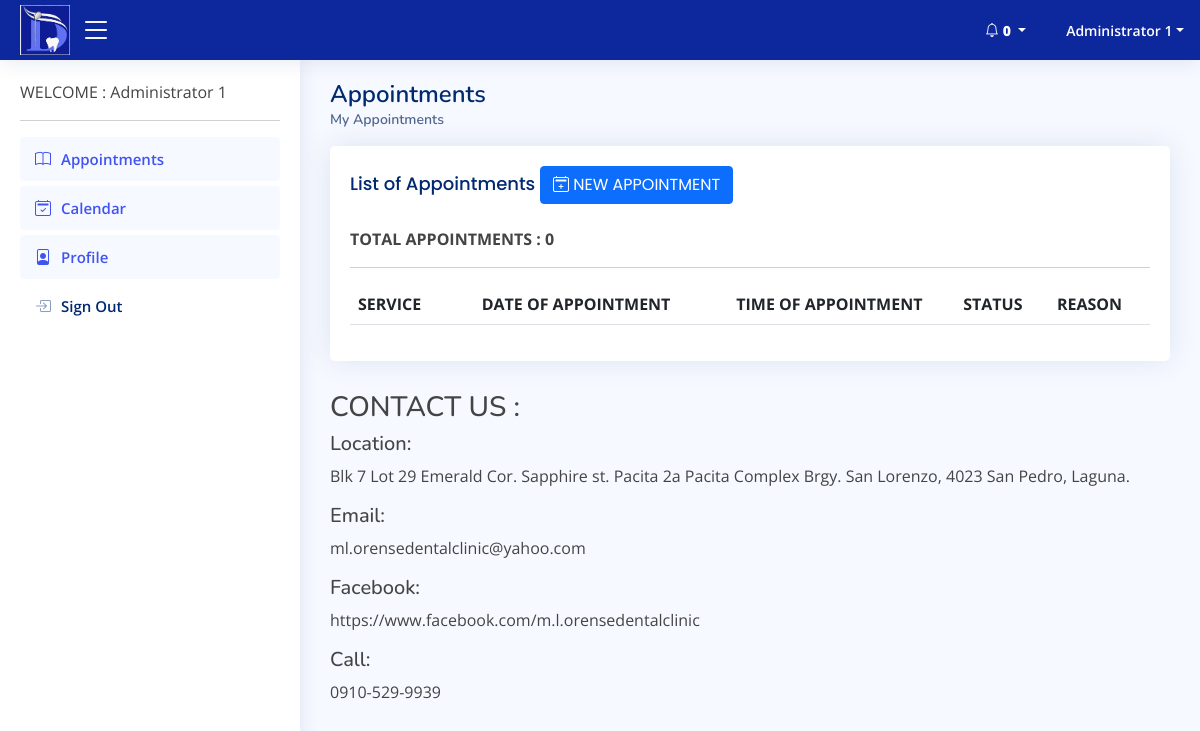
The page /user/index.php (signed in) on the database its author committed.
### tables this page shows
CREATE TABLE `tbl_about` (
  `about_id` int(12) NOT NULL,
  `page` varchar(32) NOT NULL,
  `content` text NOT NULL
);

### controller/user-appointments.php (called while the page is built, shortened)
<?php
include('database.php');
$user = $_SESSION['id'];
$tbl_appointments = $mysqli->query("SELECT a.* ,b.firstname , b.lastname , c.service FROM tbl_appointments a
									LEFT JOIN tbl_signup b on b.id = a.user_id
									LEFT JOIN tbl_offer c on a.service_id = c.id
									where a.user_id = '$user'");

### user/index.php (the view, shortened to what this page needs)
<?php include('header.php'); include('nav.php'); include('../controller/user-appointments.php');?>
  <main id="main" class="main">
    <div class="pagetitle">
      <h1>Appointments</h1>
      <nav>
        <ol class="breadcrumb">
          <li class="breadcrumb-item active">My Appointments</li>
        </ol>
      </nav>
    </div>
    <section class="section">
      <div class="row">
        <div class="col-lg-12">
          <div class="card">
            <div class="card-body">
			<h5 class="card-title">List of Appointments
				<?php
					$check_balance  = $mysqli->query("SELECT * FROM tbl_signup where is_balance = '1' and id = '$user'");
					$balance        = $check_balance->fetch_assoc();
					if($balance['is_balance']==0){
				?>
					<button class="btn btn-primary" data-bs-toggle="modal" data-bs-target="#addappointment">  <i class="bi bi-calendar2-plus"></i> NEW APPOINTMENT </button>
				<?php }  else {?>
				<small style="color:red">(Please Pay Balance before to set new appointments)</small>
				<?php } ?>
			</h5>
			 <?php
			  $count = $tbl_appointments->num_rows;
			  ?>
			  <b>TOTAL APPOINTMENTS : <?php echo $count;?></b>
			  <hr>
              <table class="table datatable">
                <thead>
                  <tr>
                    <th scope="col"> SERVICE</th>
                    <th scope="col"  class="text-center"> DATE OF APPOINTMENT</th>
                    <th scope="col"  class="text-center"> TIME OF APPOINTMENT</th>
                    <th scope="col"> STATUS </th>
                    <th scope="col"> REASON </th>
                  </tr>
                </thead>
              </table>
            </div>
          </div>
        </div>
      </div>
	        <div class="col-lg-12">
            <div class="info">
              <div class="address">
				<h3> CONTACT US : </h3>
                <h5>Location:</h5>
                <p>
				<?php
				$tbl_loc = $mysqli->query("SELECT * from tbl_about where page='Location'");
				$info2   = $tbl_loc->fetch_assoc();
				echo $info2['content'];
				?>
				</p>
              </div>
              <div class="email">
                <h5>Email:</h5>
                <p>
				<?php
				$tbl_email = $mysqli->query("SELECT * from tbl_about where page='Email'");
				$info3     = $tbl_email->fetch_assoc();
				echo $info3['content'];
				?>
				</p>
              </div>
				<div class="email">
                <h5>Facebook:</h5>
                <p>
				<?php
				$tbl_email = $mysqli->query("SELECT * from tbl_about where page='Facebook'");
				$info3     = $tbl_email->fetch_assoc();
				echo $info3['content'];
				?>
				</p>
              </div>
              <div class="phone">
                <h5>Call:</h5>
               <p>
				<?php
				$tbl_con = $mysqli->query("SELECT * from tbl_about where page='Contact'");
				$info3   = $tbl_con->fetch_assoc();
				echo $info3['content'];
				?>
				</p>
              </div>
            </div>
          </div>
    </section>
  </main>
<?php include('footer.php');?>

### page/back/css/style.css (style rules this page uses)
:root { scroll-behavior: smooth; }
body { font-family: "Open Sans", sans-serif; background: #f6f9ff; color: #444444; }
h1, h2, h3, h4, h5, h6 { font-family: "Nunito", sans-serif; }
#main { margin-top: 60px; padding: 20px 30px; transition: all 0.3s; }
.pagetitle { margin-bottom: 10px; }
.pagetitle h1 { font-size: 24px; margin-bottom: 0; font-weight: 600; color: #012970; }
.card { margin-bottom: 30px; border: none; border-radius: 5px; box-shadow: 0px 0 30px rgba(1, 41, 112, 0.1); overflow: hidden; }
.card-title { padding: 20px 0 15px 0; font-size: 18px; font-weight: 500; color: #012970; font-family: "Poppins", sans-serif; }
.card-body { padding: 0 20px 20px 20px; }
.breadcrumb { font-size: 14px; font-family: "Nunito", sans-serif; color: #899bbd; font-weight: 600; }
.breadcrumb .breadcrumb-item::before { color: #899bbd; }
.breadcrumb .active { color: #51678f; font-weight: 600; }
@media (min-width: 1200px) { #main, #footer { margin-left: 300px; } }

### rows shown on the page
tbl_about: content "Blk 7 Lot 29 Emerald Cor. Sapphire st. Pacita 2a Pacita Complex Brgy. San Lorenzo, 4023 San Pedro, Laguna."
tbl_about: content "ml.orensedentalclinic@yahoo.com"
tbl_about: content "https://www.facebook.com/m.l.orensedentalclinic"
tbl_about: content "0910-529-9939"

### other values the page prints
$row_cnt +  $row_cnt1 "0"
$_SESSION['name'] "Administrator 1"
$count "0"
